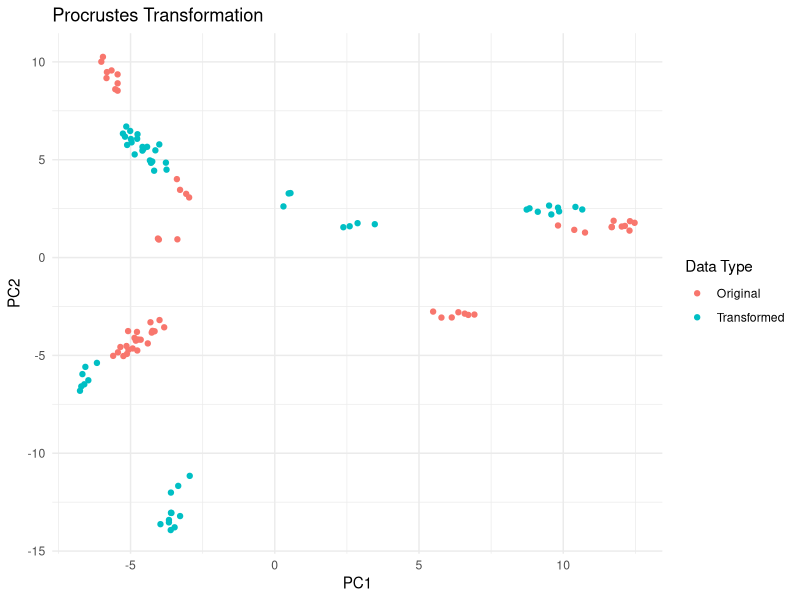
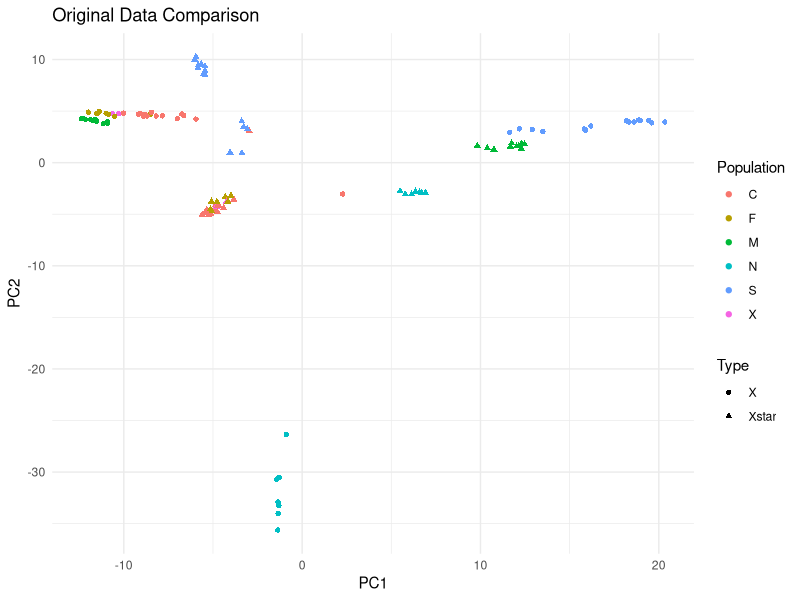
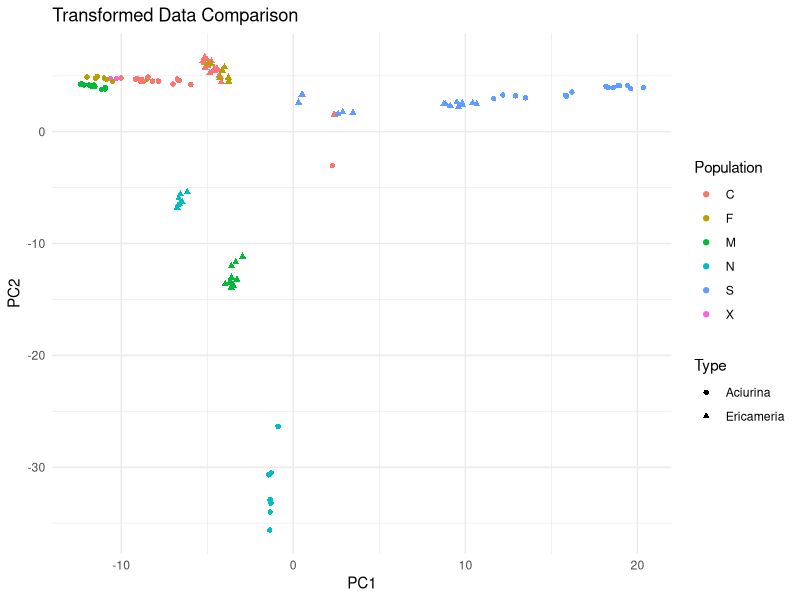
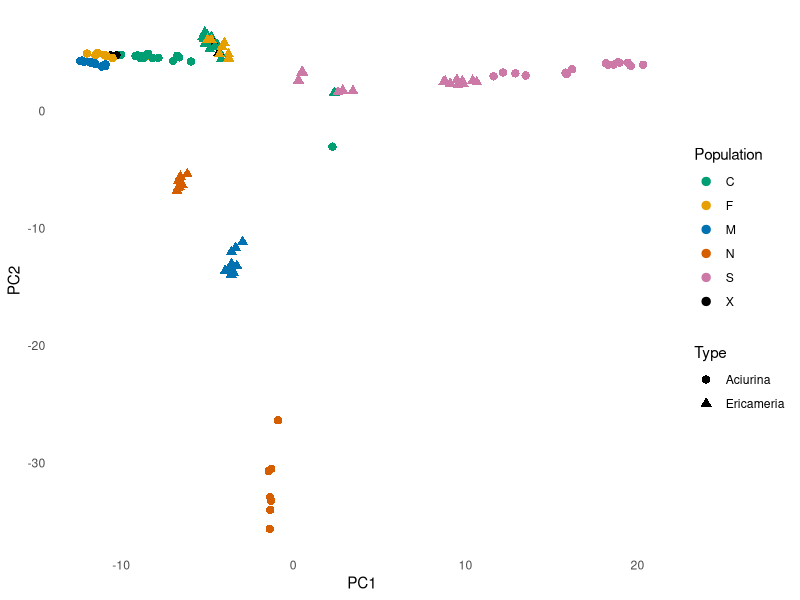

The R source for these figures, in order:
#### way from https://www.molecularecologist.com/2015/04/23/procrustes-analyses-in-r/ ####
#Load packages
library(MCMCpack)
library(ggplot2)

#read data in
nov<-read.csv("pca_stats/PC_mix.csv",header=TRUE)
X<-as.matrix(cbind(nov$PC1a,nov$PC2a))
Xstar<-as.matrix(cbind(nov$PC1r,nov$PC2r))
#Procrustes transformation
p<-procrustes(Xstar,X,translation=TRUE,dilation=TRUE)

#X= aciurina PC scores
#Xstar+ rbrush PC scores 
#The procrustes function will perform the Procrustes transformation to align Xstar to X through rotation, translation, and scaling.

# Access the transformed matrix and other results
X.new <- p$X.new
R <- p$R
tt <- p$tt
s <- p$s

####plot the original vs transformed rabbitbrush data####
# Create a data frame for the original data (Xstar) and the transformed data (X.new)
data_original <- data.frame(PC1 = Xstar[, 1], PC2 = Xstar[, 2], Type = "Original")
data_transformed <- data.frame(PC1 = p$X.new[, 1], PC2 = p$X.new[, 2], Type = "Transformed")

# Combine the data frames
combined_data <- rbind(data_original, data_transformed)

# Create a scatter plot
ggplot(combined_data, aes(x = PC1, y = PC2, color = Type)) +
  geom_point() +
  labs(title = "Procrustes Transformation",
       x = "PC1", y = "PC2",
       color = "Data Type") +
  theme_minimal()

####plot the data from X (aciurina) and Xstar (rbrush) before the Procrustes transformation####
# Create data frames for 'X' and 'Xstar'
data_X <- data.frame(PC1 = X[, 1], PC2 = X[, 2], Type = "X",  Population = nov$pop_a)
data_Xstar <- data.frame(PC1 = Xstar[, 1], PC2 = Xstar[, 2], Type = "Xstar", Population = nov$pop_r)

# Combine the data frames
combined_data <- rbind(data_X, data_Xstar)

# Create a scatter plot
ggplot(combined_data, aes(x = PC1, y = PC2, color = Population, shape = Type)) +
  geom_point() +
  labs(title = "Original Data Comparison",
       x = "PC1", y = "PC2",
       color = "Population", shape = "Type") +
  theme_minimal()
####THIS ONE####
#plot the data from X (aciurina) and Xstar (rbrush) after the Procrustes transformatioN
# Create data frames for 'X' and 'Xstar' after transformation
data_X <- data.frame(PC1 = X[, 1], PC2 = X[, 2], Type = "Aciurina", Population = nov$pop_a)
data_X_transformed <- data.frame(PC1 = p$X.new[, 1], PC2 = p$X.new[, 2], Type = "Ericameria", Population = nov$pop_r)

# Combine the data frames
combined_data <- rbind(data_X, data_X_transformed)

# Create a scatter plot
ggplot(combined_data, aes(x = PC1, y = PC2, color = Population, shape = Type)) +
  geom_point() +
  labs(title = "Transformed Data Comparison",
       x = "PC1", y = "PC2",
       color = "Population", shape = "Type") +
  theme_minimal()

# Combine the data frames
combined_data <- rbind(data_X, data_X_transformed)

####making final figure####
legend_colors <- c("#009E73", "#E69F00", "#0072B2", "#D55E00", "#CC79A7", "#000000")

# Create a scatter plot
ggplot(combined_data, aes(x = PC1, y = PC2, color = Population, shape = Type)) +
  geom_point(size = 2.5) +
  scale_color_manual(values = legend_colors) +  # Set color scale using your legend_colors
  labs(x = "PC1", y = "PC2",
       color = "Population", shape = "Type") +
  theme_minimal() +  # Start with the minimal theme
  theme(  # Customize the theme
    panel.grid.major = element_blank(),  # Remove major grid lines
    panel.grid.minor = element_blank(),  # Remove minor grid lines
    panel.background = element_blank()   # Remove background shading
  )
